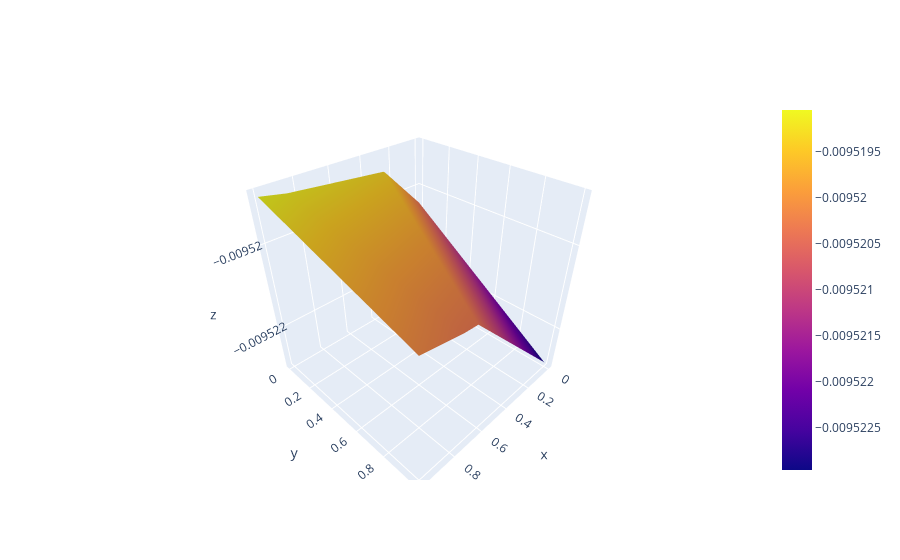

The cell this chart's notebook holds for it:
### Code cell
out = linear.nn_predict(params, grid)
z = out.reshape(k,k)
fig = go.Figure(data=go.Surface(x=x, y=y, z=z))
fig.show()
